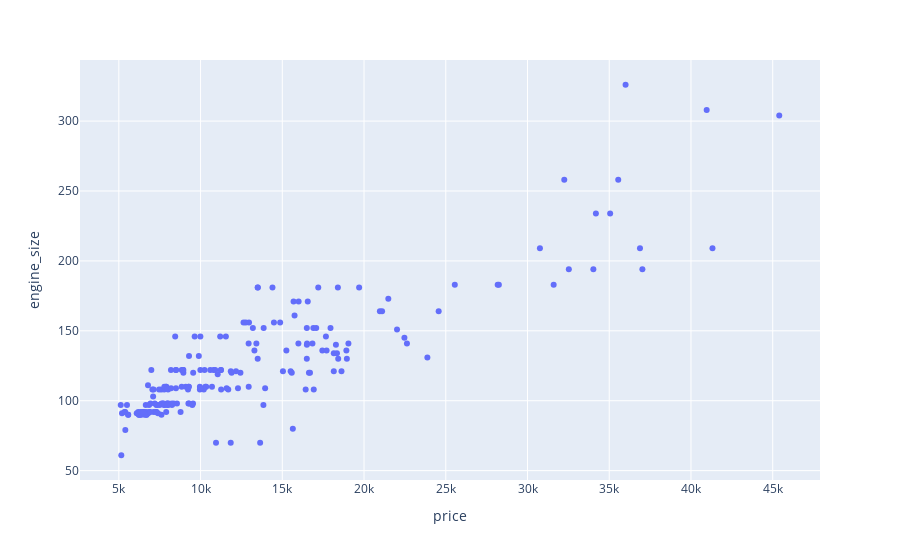

Here is the notebook cell this chart was saved with:
### Markdown cell above
### Scatter Plot

### Code cell
scat = px.scatter(df, x='price', y='engine_size')
scat.show()

### Figure 1 — Plotly figure (JSON) as saved in the notebook; plotly's stock layout.template omitted (floating-point values rounded to 4 significant figures; data arrays with more than 128 entries replaced by an {"elided": "..."} marker saying what was removed)
{"data": [{"hovertemplate": "price=%{x}<br>engine_size=%{y}<extra></extra>", "legendgroup": "", "marker": {"color": "#636efa", "symbol": "circle"}, "mode": "markers", "name": "", "orientation": "v", "showlegend": false, "type": "scatter", "x": {"elided": "201 int values"}, "xaxis": "x", "y": {"elided": "201 int values"}, "yaxis": "y"}], "layout": {"legend": {"tracegroupgap": 0}, "margin": {"t": 60}, "xaxis": {"anchor": "y", "domain": [0, 1], "title": {"text": "price"}}, "yaxis": {"anchor": "x", "domain": [0, 1], "title": {"text": "engine_size"}}}}
